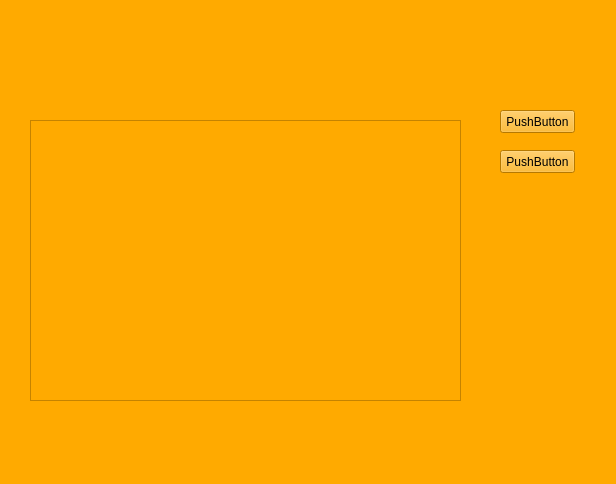
<?xml version="1.0" encoding="UTF-8"?>
<ui version="4.0">
 <class>mainWindow</class>
 <widget class="QMainWindow" name="mainWindow">
  <property name="geometry">
   <rect>
    <x>0</x>
    <y>0</y>
    <width>616</width>
    <height>484</height>
   </rect>
  </property>
  <property name="windowTitle">
   <string>MainWindow</string>
  </property>
  <property name="styleSheet">
   <string notr="true">background-color: rgb(255, 170, 0);</string>
  </property>
  <widget class="QWidget" name="centralwidget">
   <widget class="QPushButton" name="pushButton">
    <property name="geometry">
     <rect>
      <x>500</x>
      <y>110</y>
      <width>75</width>
      <height>23</height>
     </rect>
    </property>
    <property name="text">
     <string>PushButton</string>
    </property>
   </widget>
   <widget class="QPushButton" name="pushButton_2">
    <property name="geometry">
     <rect>
      <x>500</x>
      <y>150</y>
      <width>75</width>
      <height>23</height>
     </rect>
    </property>
    <property name="text">
     <string>PushButton</string>
    </property>
   </widget>
   <widget class="QListView" name="listView">
    <property name="geometry">
     <rect>
      <x>30</x>
      <y>120</y>
      <width>431</width>
      <height>281</height>
     </rect>
    </property>
   </widget>
  </widget>
  <widget class="QMenuBar" name="menubar">
   <property name="geometry">
    <rect>
     <x>0</x>
     <y>0</y>
     <width>616</width>
     <height>21</height>
    </rect>
   </property>
  </widget>
  <widget class="QStatusBar" name="statusbar"/>
 </widget>
 <resources/>
 <connections/>
</ui>
